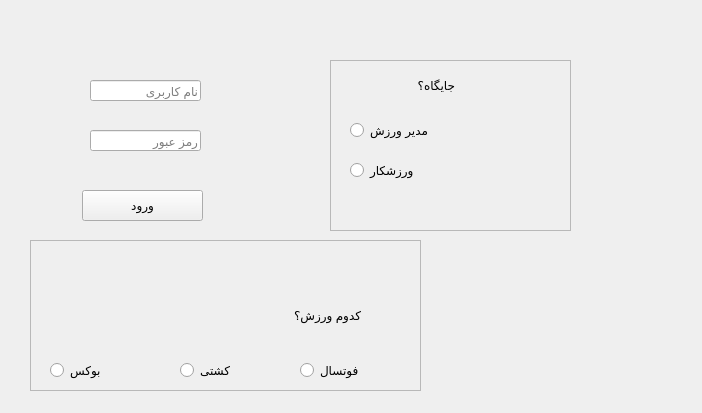
<?xml version="1.0" encoding="UTF-8"?>
<ui version="4.0">
 <class>login</class>
 <widget class="QWidget" name="login">
  <property name="geometry">
   <rect>
    <x>0</x>
    <y>0</y>
    <width>702</width>
    <height>413</height>
   </rect>
  </property>
  <property name="windowTitle">
   <string>Form</string>
  </property>
  <widget class="QLineEdit" name="lineEdit_2">
   <property name="geometry">
    <rect>
     <x>90</x>
     <y>130</y>
     <width>111</width>
     <height>21</height>
    </rect>
   </property>
   <property name="sizePolicy">
    <sizepolicy hsizetype="Preferred" vsizetype="Preferred">
     <horstretch>0</horstretch>
     <verstretch>0</verstretch>
    </sizepolicy>
   </property>
   <property name="echoMode">
    <enum>QLineEdit::Password</enum>
   </property>
   <property name="placeholderText">
    <string>رمز عبور</string>
   </property>
  </widget>
  <widget class="QFrame" name="varzesh">
   <property name="geometry">
    <rect>
     <x>30</x>
     <y>240</y>
     <width>391</width>
     <height>151</height>
    </rect>
   </property>
   <property name="sizePolicy">
    <sizepolicy hsizetype="Preferred" vsizetype="Preferred">
     <horstretch>0</horstretch>
     <verstretch>0</verstretch>
    </sizepolicy>
   </property>
   <property name="frameShape">
    <enum>QFrame::StyledPanel</enum>
   </property>
   <property name="frameShadow">
    <enum>QFrame::Raised</enum>
   </property>
   <widget class="QRadioButton" name="coshti">
    <property name="geometry">
     <rect>
      <x>150</x>
      <y>120</y>
      <width>95</width>
      <height>20</height>
     </rect>
    </property>
    <property name="sizePolicy">
     <sizepolicy hsizetype="Preferred" vsizetype="Preferred">
      <horstretch>0</horstretch>
      <verstretch>0</verstretch>
     </sizepolicy>
    </property>
    <property name="text">
     <string>کشتی</string>
    </property>
   </widget>
   <widget class="QRadioButton" name="footsal">
    <property name="geometry">
     <rect>
      <x>270</x>
      <y>120</y>
      <width>91</width>
      <height>21</height>
     </rect>
    </property>
    <property name="sizePolicy">
     <sizepolicy hsizetype="Preferred" vsizetype="Preferred">
      <horstretch>0</horstretch>
      <verstretch>0</verstretch>
     </sizepolicy>
    </property>
    <property name="text">
     <string>فوتسال</string>
    </property>
   </widget>
   <widget class="QRadioButton" name="box">
    <property name="geometry">
     <rect>
      <x>20</x>
      <y>120</y>
      <width>95</width>
      <height>20</height>
     </rect>
    </property>
    <property name="sizePolicy">
     <sizepolicy hsizetype="Preferred" vsizetype="Preferred">
      <horstretch>0</horstretch>
      <verstretch>0</verstretch>
     </sizepolicy>
    </property>
    <property name="text">
     <string>بوکس</string>
    </property>
   </widget>
   <widget class="QLabel" name="label">
    <property name="geometry">
     <rect>
      <x>230</x>
      <y>60</y>
      <width>101</width>
      <height>31</height>
     </rect>
    </property>
    <property name="text">
     <string>کدوم ورزش؟</string>
    </property>
   </widget>
  </widget>
  <widget class="QFrame" name="jayegah">
   <property name="geometry">
    <rect>
     <x>330</x>
     <y>60</y>
     <width>241</width>
     <height>171</height>
    </rect>
   </property>
   <property name="frameShape">
    <enum>QFrame::StyledPanel</enum>
   </property>
   <property name="frameShadow">
    <enum>QFrame::Raised</enum>
   </property>
   <widget class="QRadioButton" name="modir">
    <property name="geometry">
     <rect>
      <x>20</x>
      <y>60</y>
      <width>95</width>
      <height>20</height>
     </rect>
    </property>
    <property name="text">
     <string>مدیر ورزش</string>
    </property>
   </widget>
   <widget class="QRadioButton" name="varzeshcar">
    <property name="geometry">
     <rect>
      <x>20</x>
      <y>100</y>
      <width>95</width>
      <height>20</height>
     </rect>
    </property>
    <property name="text">
     <string>ورزشکار</string>
    </property>
   </widget>
   <widget class="QLabel" name="label_2">
    <property name="geometry">
     <rect>
      <x>14</x>
      <y>10</y>
      <width>111</width>
      <height>31</height>
     </rect>
    </property>
    <property name="text">
     <string>جایگاه؟ </string>
    </property>
   </widget>
  </widget>
  <widget class="QPushButton" name="ok">
   <property name="geometry">
    <rect>
     <x>82</x>
     <y>190</y>
     <width>121</width>
     <height>31</height>
    </rect>
   </property>
   <property name="text">
    <string>ورود</string>
   </property>
  </widget>
  <widget class="QLineEdit" name="lineEdit_3">
   <property name="geometry">
    <rect>
     <x>90</x>
     <y>80</y>
     <width>111</width>
     <height>21</height>
    </rect>
   </property>
   <property name="sizePolicy">
    <sizepolicy hsizetype="Preferred" vsizetype="Preferred">
     <horstretch>0</horstretch>
     <verstretch>0</verstretch>
    </sizepolicy>
   </property>
   <property name="echoMode">
    <enum>QLineEdit::Normal</enum>
   </property>
   <property name="placeholderText">
    <string>نام کاربری</string>
   </property>
  </widget>
 </widget>
 <resources/>
 <connections/>
</ui>
